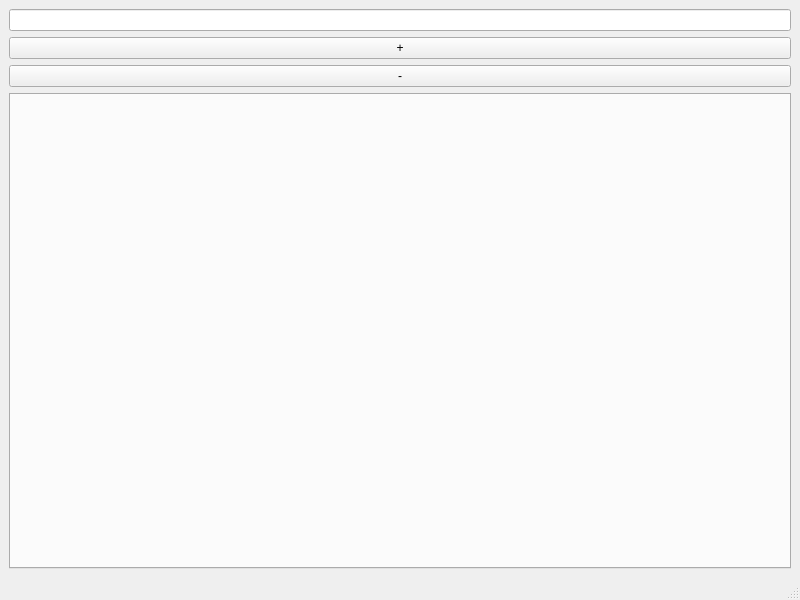
<?xml version="1.0" encoding="UTF-8"?>
<ui version="4.0">
 <class>MainWindow</class>
 <widget class="QMainWindow" name="MainWindow">
  <property name="geometry">
   <rect>
    <x>0</x>
    <y>0</y>
    <width>800</width>
    <height>600</height>
   </rect>
  </property>
  <property name="windowTitle">
   <string>MainWindow</string>
  </property>
  <widget class="QWidget" name="centralwidget">
   <layout class="QGridLayout" name="gridLayout">
    <item row="2" column="0">
     <widget class="QPushButton" name="btn_menos">
      <property name="text">
       <string>-</string>
      </property>
     </widget>
    </item>
    <item row="1" column="0">
     <widget class="QPushButton" name="btn_mas">
      <property name="text">
       <string>+</string>
      </property>
     </widget>
    </item>
    <item row="3" column="0">
     <widget class="QTabWidget" name="tabWidget"/>
    </item>
    <item row="0" column="0">
     <widget class="QLineEdit" name="url"/>
    </item>
   </layout>
  </widget>
  <widget class="QMenuBar" name="menubar">
   <property name="geometry">
    <rect>
     <x>0</x>
     <y>0</y>
     <width>800</width>
     <height>21</height>
    </rect>
   </property>
  </widget>
  <widget class="QStatusBar" name="statusbar"/>
 </widget>
 <resources/>
 <connections/>
</ui>
